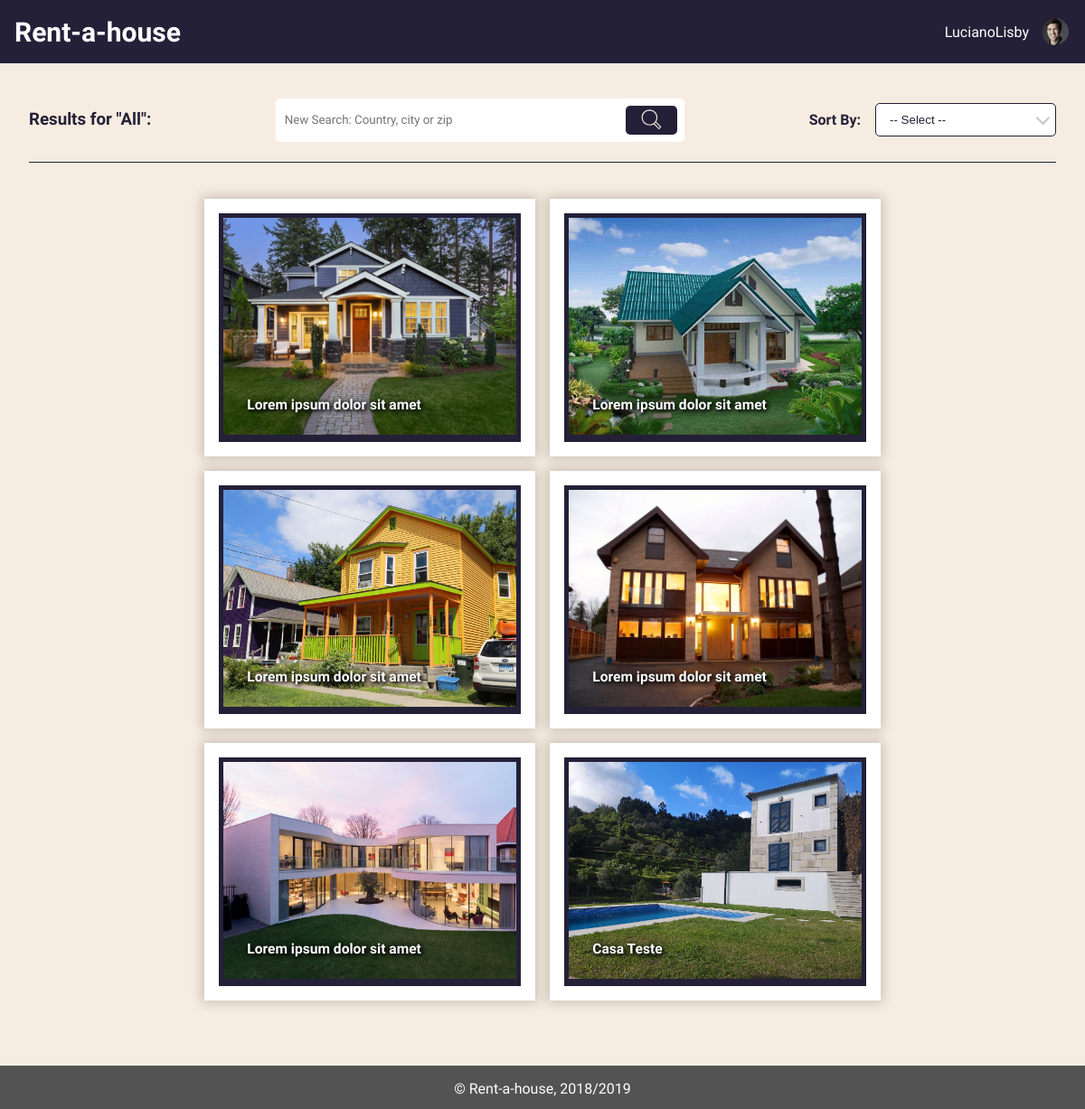
The page /pages/results.php (signed in) on the database its author committed.
### tables this page shows
CREATE TABLE house (
  id INTEGER PRIMARY KEY AUTOINCREMENT,
  type VARCHAR,
  room INTEGER,
  bathroom INTEGER,
  price DOUBLE,
  published DATE,
  address VARCHAR, 
  location VARCHAR,
  state VARCHAR,
  postCode VARCHAR,  
  description VARCHAR,
  title VARCHAR,
  owner VARCHAR REFERENCES user
);

CREATE TABLE houseimages (
  id INTEGER PRIMARY KEY AUTOINCREMENT,
  houseID integer REFERENCES house,
  image VARCHAR
);

### database/db_utils.php (called while the page is built, shortened)
<?php
    include_once('connection.php');
    function loadAllRental(){
        global $db;
        $stmt = $db->prepare("SELECT * FROM house");
        $stmt->execute();
        return $stmt->fetchAll();
    }
    function getHouseImages($houseID){
        global $db;
        $stmt = $db->prepare("SELECT * FROM houseimages  WHERE houseID = '".$houseID."'");
        $stmt->execute();
        $aux = $stmt->fetchAll();
        return $aux;
    }
?>

### pages/results.php (the view, shortened to what this page needs)
<?php
    include_once('../templates/templates.php');
    include_once('../database/db_utils.php');
    if(isset($_GET['search'])){
        $search = $_GET['search'];
        $search_flag = true;
    }
    else {
        $search = "All";
    }
    $result = loadAllRental();
?>
<section id="results">
    <div class="results-header">
        <div>
            <h3>Results for "<?php echo $search; ?>":</h3>
        </div>
        <nav id="search" style="background: none; margin-bottom: 15px;">
            <form action="results.php" method="get">
                <input type="search" name="search" placeholder="New Search: Country, city or zip">
                <button type="submit">
                </button>
            </form>
        </nav>
        <div class="sort-by">
            <h4>Sort By:</h4>
            <select class="sort-by-select" required onchange="sortBy(this.value)" >
                <option value="" disabled selected hidden>-- Select --</option>
            </select>
            <div class="sort-by-arrow"></div>
        </div>
    </div>
    <div class="results-wrapper">
    <?php
        for($i=0; $i<sizeof($result); ++$i){
            $item = $result[$i];
            $images = getHouseImages($item['id']);
    ?>
        <div class="house-item" id="<?php echo $i+1;?>">
            <form action="house.php">
                <button class="utils-btn" type="submit">
                    <img src="../images/houses/<?php echo $images[0]['image'];?>" alt="HouseExampleImg">
                    <h3><?php echo $item['title']; ?></h3>
                </button>
            </form>
        </div>
    <?php } ?>
    </div>
</section>

### css/style.css (style rules this page uses)
:root { --main-color-1: #242038; --main-color-2: #725AC1; --main-color-3: #8D86C9; --main-color-4: #CAC4CE; --main-color-5: #F7ECE1; --main-color-6: white; --main-color-7: rgba(0,0,0,.2); --main-color-8: black; --main-color-9: rgb(83, 83, 83); --error: rgb(245, 89, 71); --success: rgb(75,181,67); }
html { margin: 0; padding: 0; width: 100%; }
body { display: flex; flex-direction: column; font-family: 'Exo 2', sans-serif; background-color: var(--main-color-5); color: var(--main-color-1); margin: 0; padding: 0; min-height: 100vh; width: 100%; }
#search { display: flex; flex: auto; background-image: url(../images/background/background2.jpeg); background-position: center; background-repeat: no-repeat; background-size: cover; }
#search form { width: 60%; height: 2em; display: flex; padding: 0.5em; background-color: white; margin: auto; border-radius: 5px; }
#search input { width: 100%; border: 0; margin-right: 0.5em; font-family: 'Exo 2', sans-serif; }
#search button { display: flex; width: 15%; border-radius: 5px; background: var(--main-color-1); border: none; cursor: pointer; transition: 0.5s; }
#search svg { margin-left: 0.5em; min-height: 1.5em; min-width: 1.5em; height: 2em; width: 2em; margin: auto; fill: var(--main-color-5); }
#results { padding: 2em; flex: auto; }
.results-wrapper { display: flex; flex-wrap: wrap; align-items: center; justify-content: center; margin: 2em 0; }
.house-item { padding: 1em; color: var(--main-color-1); background-color:var(--main-color-6); box-shadow: 0 0 0.8rem 0.2rem var(--main-color-7); margin: 0.5em; }
.utils-btn { background-color:var(--main-color-1); display:inline-block; cursor:pointer; color:var(--main-color-6); font-weight:bold; padding: 5px; text-decoration:none; border: none; transition: background-color 0.5s; position: relative; }
.utils-btn img { width: 27vw; min-width: 270px; height: 20vw; min-height: 200px; object-fit: cover; transition: 0.5s; }
.utils-btn h3 { position: absolute; font-family: 'Exo 2', sans-serif; color: white; text-shadow: 2px 2px 4px black, 0px 0px 6px black; margin: 2em; bottom: 0; left: 0; transition: 0.5s; }
.results-header { display: flex; grid-template-columns: auto auto; border-bottom: 1px solid var(--main-color-1); }
.sort-by { position: relative; display: flex; margin-left: auto; margin-bottom: 15px; }
.sort-by h4 { margin-right: 1em; }
.sort-by-select { margin: auto; font-family: 'Arial'; display: inline-block; width: 15em; cursor: pointer; padding: 10px 15px; outline: 0; border: 1px solid var(--main-color-1); border-radius: 5px; background: var(--main-color-6); color: var(--main-color-1); appearance: none; -webkit-appearance: none; -moz-appearance: none; }
.sort-by-arrow { position: absolute; top: 23px; right: 9px; width: 3px; height: 3px; border: solid var(--main-color-4); border-width: 0 2px 2px 0; display: inline-block; padding: 3px; transform: rotate(45deg); -webkit-transform: rotate(45deg); }

### rows shown on the page
house: houseimages.image (picture), title "Lorem ipsum dolor sit amet"
house: houseimages.image (picture), title "Lorem ipsum dolor sit amet"
house: houseimages.image (picture), title "Lorem ipsum dolor sit amet"
house: houseimages.image (picture), title "Lorem ipsum dolor sit amet"
house: houseimages.image (picture), title "Lorem ipsum dolor sit amet"
house: houseimages.image (picture), title "Casa Teste"

### other values the page prints
$_SESSION['username'] "LucianoLisby"
$search "All"
